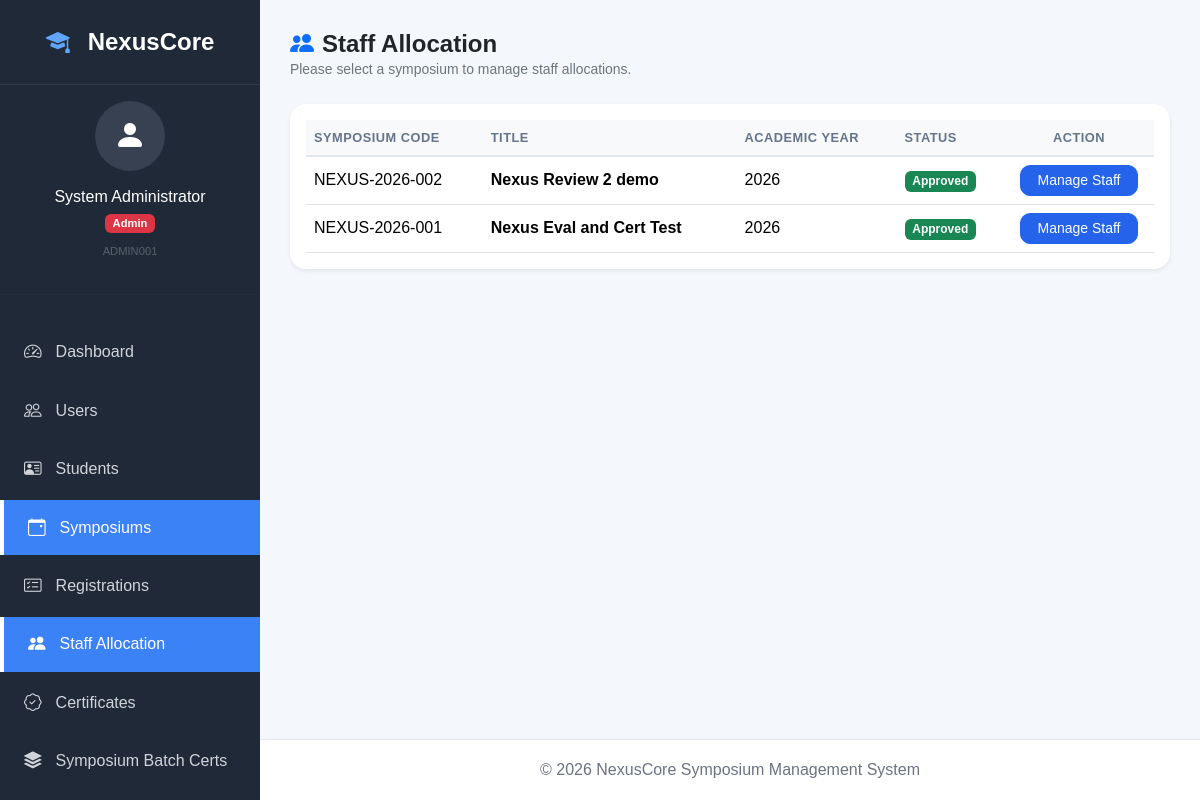
The app's page /symposiums/allocation (signed in) with its own data.
### tables this page shows
CREATE TABLE `symposiums` (
  `symposium_id` bigint(20) NOT NULL AUTO_INCREMENT,
  `symposium_code` varchar(30) NOT NULL,
  `title` varchar(150) NOT NULL,
  `symposium_type` enum('Intra Department','Inter Department') NOT NULL DEFAULT 'Intra Department',
  `organizing_department_id` int(11) DEFAULT NULL,
  `academic_year` year(4) NOT NULL,
  `description` text DEFAULT NULL,
  `submitted_at` timestamp NULL DEFAULT NULL,
  `submitted_by` bigint(20) DEFAULT NULL,
  `brochure_path` varchar(255) DEFAULT NULL,
  `circular_path` varchar(255) DEFAULT NULL,
  `registration_start` datetime NOT NULL,
  `registration_end` datetime NOT NULL,
  `event_start_date` date NOT NULL,
  `event_end_date` date NOT NULL,
  `status` enum('Draft','Submitted','Pending HOD Approval','Pending Principal Approval','Approved','Scheduling Complete','Registration Open','Registration Closed','Completed','Cancelled','Rejected by HOD','Rejected by Principal') NOT NULL DEFAULT 'Draft',
  `created_by` bigint(20) NOT NULL,
  `created_at` timestamp NOT NULL DEFAULT current_timestamp(),
  `updated_at` timestamp NOT NULL DEFAULT current_timestamp() ON UPDATE current_timestamp(),
  PRIMARY KEY (`symposium_id`),
  KEY `idx_symposium_year` (`academic_year`),
  KEY `idx_symposium_status` (`status`),
  KEY `fk_symposium_created_by` (`created_by`),
  KEY `fk_symposium_department` (`organizing_department_id`),
  KEY `fk_symposium_submitted_by` (`submitted_by`),
  CONSTRAINT `fk_symposium_created_by` FOREIGN KEY (`created_by`) REFERENCES `users` (`user_id`) ON UPDATE CASCADE,
  CONSTRAINT `fk_symposium_department` FOREIGN KEY (`organizing_department_id`) REFERENCES `departments` (`department_id`) ON DELETE SET NULL ON UPDATE CASCADE,
  CONSTRAINT `fk_symposium_submitted_by` FOREIGN KEY (`submitted_by`) REFERENCES `users` (`user_id`) ON DELETE SET NULL
);

### templates/allocation/select.php (the view, shortened to what the rows shown need)
<?php
$symposiums = $symposiums ?? [];
?>
<div class="d-flex align-items-center mb-4">
    <div>
        <h1 class="h4 fw-bold mb-0"><i class="bi bi-people-fill me-2 text-primary"></i>Staff Allocation</h1>
    </div>
</div>
<div class="card shadow-sm border-0">
    <div class="card-body table-responsive">
        <table class="table table-hover align-middle">
            <thead class="table-light">
                <tr>
                    <th>Symposium Code</th>
                    <th>Title</th>
                    <th>Academic Year</th>
                    <th>Status</th>
                    <th width="150" class="text-center">Action</th>
                </tr>
            </thead>
            <tbody>
                <?php if (empty($symposiums)): ?>
                    <tr><td colspan="5" class="text-center text-muted py-5">No symposiums available.</td></tr>
                <?php else: ?>
                    <?php foreach ($symposiums as $sym): ?>
                        <tr>
                            <td><?= htmlspecialchars($sym['symposium_code'] ?? '-') ?></td>
                            <td class="fw-semibold"><?= htmlspecialchars($sym['title'] ?? '-') ?></td>
                            <td><?= htmlspecialchars($sym['academic_year'] ?? '-') ?></td>
                            <td>
                                <span class="badge bg-<?= symposium_status_badge_class($sym['status'] ?? '') ?>">
                                    <?= htmlspecialchars($sym['status'] ?? '-') ?>
                                </span>
                            </td>
                            <td class="text-center">
                                <a href="<?= base_url() ?>/symposiums/allocation?symposium_id=<?= (int) $sym['symposium_id'] ?>" class="btn btn-primary btn-sm px-3">
                                    Manage Staff
                                </a>
                            </td>
                        </tr>
                    <?php endforeach; ?>
                <?php endif; ?>
            </tbody>
        </table>
    </div>
</div>

### records on screen
symposiums: symposium_code "NEXUS-2026-002", title "Nexus Review 2 demo", academic_year "2026", status "Approved"
symposiums: symposium_code "NEXUS-2026-001", title "Nexus Eval and Cert Test", academic_year "2026", status "Approved"

### other values on screen
$loggedInUser['full_name'] "System Administrator"
$currentRole "Admin"
$loggedInUser['employee_id'] "ADMIN001"
$item['title'] "Dashboard"
$item['title'] "Users"
$item['title'] "Students"
$item['title'] "Symposiums"
$item['title'] "Registrations"
$item['title'] "Staff Allocation"
$item['title'] "Certificates"
$item['title'] "Symposium Batch Certs"
